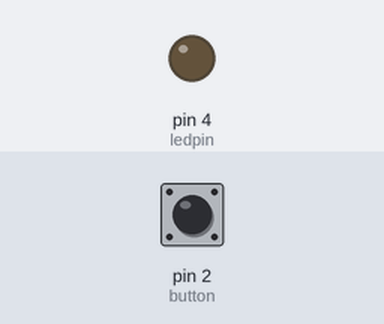
This sketch was run on a simulated Arduino Uno, built with avr-gcc and run on an emulated ATmega328P. Shown: output pins drawn as LEDs (lit = HIGH). The test bench sets the inputs (shaded band); at power-on: pin 2 (button) LOW.

Above: at 1.2 s.
1.3 s: pin 2 (button) pulled HIGH for 0.25 s
At 1.5 s:
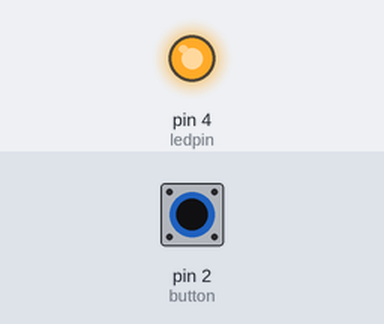
3.1 s: pin 2 (button) pulled HIGH for 3.2 s
At 7.5 s:
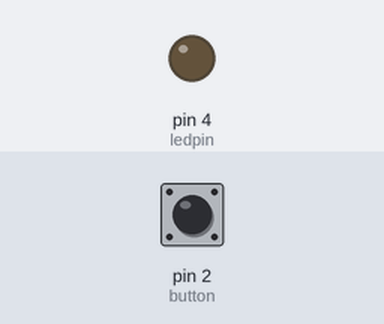
Timing chart, 0 to 9.0 s (numbered marks = the images above; inputs shaded):
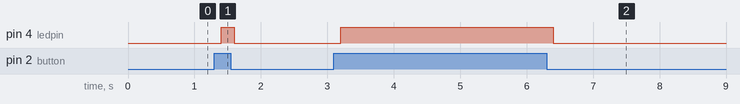

Measured:
- after the input at 1.3 s, pin 4 (ledpin): LOW → HIGH after 0.10 s, → LOW 0.20 s later
- after the input at 3.1 s, pin 4 (ledpin): LOW → HIGH after 0.10 s, → LOW 3.2 s later

The sketch:

3_Pushbutton_led_Esp8266.ino
```cpp
int ledpin = 4; // D2
int button = 2; //D4
int buttonState=0;
void setup() {
 pinMode(ledpin, OUTPUT);
 pinMode(button, INPUT);
}
void loop() {
 buttonState=digitalRead(button);
 if (buttonState == 1)
 {
 digitalWrite(ledpin, HIGH);
 delay(200);
 }
 if (buttonState==0)
 {
 digitalWrite(ledpin, LOW);
 delay(200);
 }
}
```
